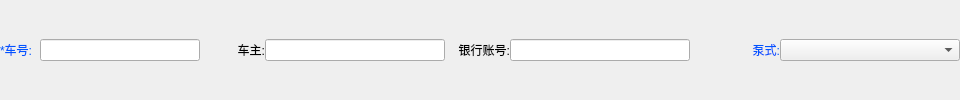
        <widget class="QWidget" name="widget" native="true">
         <layout class="QHBoxLayout" name="horizontalLayout">
          <property name="spacing">
           <number>0</number>
          </property>
          <property name="leftMargin">
           <number>0</number>
          </property>
          <property name="topMargin">
           <number>0</number>
          </property>
          <property name="rightMargin">
           <number>0</number>
          </property>
          <property name="bottomMargin">
           <number>0</number>
          </property>
          <item>
           <widget class="QLabel" name="label">
            <property name="minimumSize">
             <size>
              <width>40</width>
              <height>0</height>
             </size>
            </property>
            <property name="maximumSize">
             <size>
              <width>40</width>
              <height>16777215</height>
             </size>
            </property>
            <property name="styleSheet">
             <string notr="true">color: rgb(0, 85, 255);</string>
            </property>
            <property name="text">
             <string>*车号:</string>
            </property>
           </widget>
          </item>
          <item>
           <widget class="QLineEdit" name="numLE">
            <property name="minimumSize">
             <size>
              <width>160</width>
              <height>0</height>
             </size>
            </property>
            <property name="maximumSize">
             <size>
              <width>160</width>
              <height>16777215</height>
             </size>
            </property>
           </widget>
          </item>
          <item>
           <widget class="QLabel" name="label_2">
            <property name="minimumSize">
             <size>
              <width>65</width>
              <height>0</height>
             </size>
            </property>
            <property name="maximumSize">
             <size>
              <width>65</width>
              <height>16777215</height>
             </size>
            </property>
            <property name="text">
             <string>车主:</string>
            </property>
            <property name="alignment">
             <set>Qt::AlignRight|Qt::AlignTrailing|Qt::AlignVCenter</set>
            </property>
           </widget>
          </item>
          <item>
           <widget class="QLineEdit" name="ownerLE">
            <property name="minimumSize">
             <size>
              <width>180</width>
              <height>0</height>
             </size>
            </property>
            <property name="maximumSize">
             <size>
              <width>180</width>
              <height>16777215</height>
             </size>
            </property>
           </widget>
          </item>
          <item>
           <widget class="QLabel" name="label_3">
            <property name="minimumSize">
             <size>
              <width>65</width>
              <height>0</height>
             </size>
            </property>
            <property name="maximumSize">
             <size>
              <width>65</width>
              <height>16777215</height>
             </size>
            </property>
            <property name="text">
             <string>银行账号:</string>
            </property>
            <property name="alignment">
             <set>Qt::AlignRight|Qt::AlignTrailing|Qt::AlignVCenter</set>
            </property>
           </widget>
          </item>
          <item>
           <widget class="QLineEdit" name="bankAccountLE">
            <property name="minimumSize">
             <size>
              <width>180</width>
              <height>0</height>
             </size>
            </property>
            <property name="maximumSize">
             <size>
              <width>180</width>
              <height>16777215</height>
             </size>
            </property>
           </widget>
          </item>
          <item>
           <widget class="QLabel" name="label_4">
            <property name="minimumSize">
             <size>
              <width>90</width>
              <height>0</height>
             </size>
            </property>
            <property name="maximumSize">
             <size>
              <width>90</width>
              <height>16777215</height>
             </size>
            </property>
            <property name="styleSheet">
             <string notr="true">color: rgb(0, 85, 255);</string>
            </property>
            <property name="text">
             <string>泵式:</string>
            </property>
            <property name="alignment">
             <set>Qt::AlignRight|Qt::AlignTrailing|Qt::AlignVCenter</set>
            </property>
           </widget>
          </item>
          <item>
           <widget class="QComboBox" name="pumpTypeCbBox">
            <property name="minimumSize">
             <size>
              <width>180</width>
              <height>0</height>
             </size>
            </property>
            <property name="maximumSize">
             <size>
              <width>180</width>
              <height>16777215</height>
             </size>
            </property>
           </widget>
          </item>
         </layout>
        </widget>
